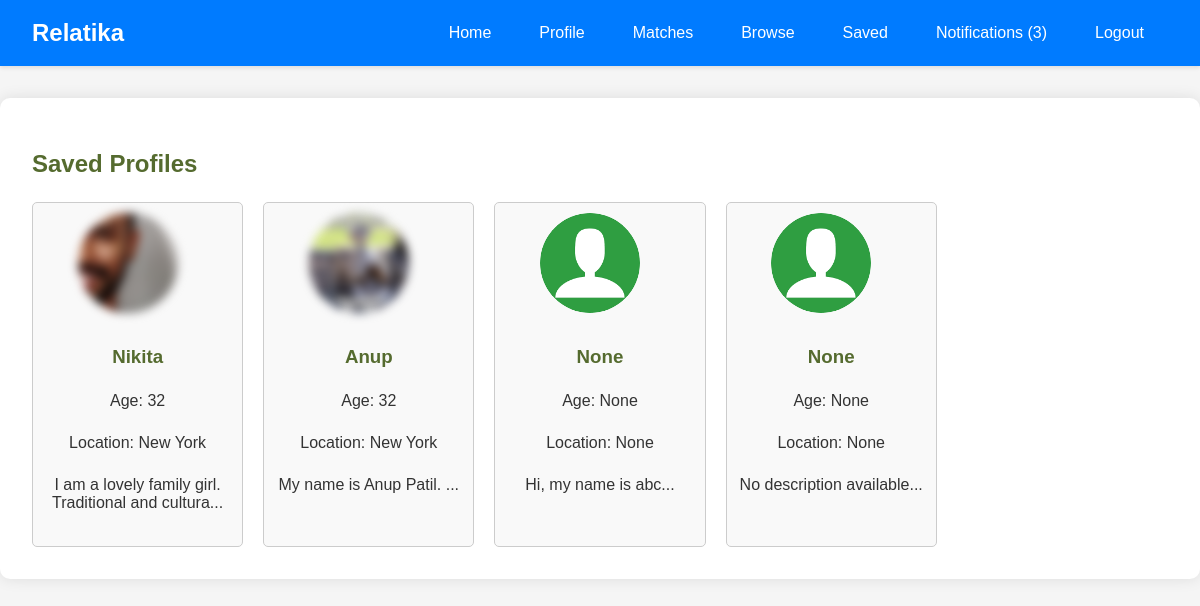
Screenshot of /saved (signed in) with the database file from the repository.
### tables this page shows
CREATE TABLE "photos" (
	"id"	INTEGER,
	"user_id"	INTEGER,
	"filename"	TEXT,
	PRIMARY KEY("id" AUTOINCREMENT)
);

CREATE TABLE "users" (
	"id"	INTEGER,
	"username"	TEXT NOT NULL UNIQUE,
	"password"	TEXT NOT NULL,
	"about"	TEXT,
	"name"	TEXT,
	"age"	INTEGER,
	"gender"	TEXT,
	"looking_for"	TEXT,
	"location"	TEXT,
	"email"	TEXT,
	"tel"	TEXT,
	"instagram"	TEXT,
	"telegram"	TEXT,
	PRIMARY KEY("id" AUTOINCREMENT)
);

### app.py (the view)
@app.route('/saved')
def saved():
    if 'user_id' not in session:
        return redirect(url_for('login'))
    user_id = session['user_id']
    conn = get_db_connection()
    photo_reveals = conn.execute('SELECT requestee_id as user_id FROM photo_reveals WHERE requester_id = ?', (user_id,)).fetchall()
    contact_shares = conn.execute('SELECT requestee_id as user_id FROM contact_shares WHERE requester_id = ?', (user_id,)).fetchall()
    heart_likes = conn.execute('SELECT profile_id as user_id FROM saved_profiles WHERE user_id = ?', (user_id,)).fetchall()
    saved_profiles = list({row['user_id'] for row in photo_reveals + contact_shares + heart_likes})
    if saved_profiles:
        placeholders = ', '.join(['?'] * len(saved_profiles))
        users = conn.execute(f'SELECT id, name, age, location, about FROM users WHERE id IN ({placeholders})', tuple(saved_profiles)).fetchall()
        users_list = [dict(user) for user in users]
        for user in users_list:
            photo = conn.execute('SELECT filename FROM photos WHERE user_id = ?', (user['id'],)).fetchone()
            user['photo'] = photo['filename'] if photo else None
        random.shuffle(users_list)
    else:
        users_list = []
    conn.close()
    return render_template('saved.html', users=users_list)

### app.py (called while the page is built)
def get_db_connection():
    retries = 5
    while retries > 0:
        try:
            conn = sqlite3.connect(users_table, check_same_thread=False)
            conn.row_factory = sqlite3.Row
            return conn
        except sqlite3.OperationalError as e:
            if 'database is locked' in str(e):
                time.sleep(1)
                retries -= 1
            else:
                raise e
    raise Exception("Database is locked for too long, giving up.")

### templates/saved.html (shortened to what this page needs)
{% extends "base.html" %}
{% block content %}
<h2>Saved Profiles</h2>
<div class="grid-container">
    {% for user in users %}
    <div class="grid-item" onclick="location.href='/view_profile/{{ user.id }}'">
        <div class="profile">
            <div class="profile-photo">
                {% if user.photo %}
                <img src="{{ url_for('static', filename='uploads/' ~ user.photo) }}" alt="User Photo" style="width:100px; height:100px; filter: blur(5px);">
                {% else %}
                <img src="{{ url_for('static', filename='placeholder.png') }}" alt="Placeholder Photo" style="width:100px; height:100px;">
                {% endif %}
            </div>
            <div class="profile-info">
                <h3>{{ user.name }}</h3>
                <p>Age: {{ user.age }}</p>
                <p>Location: {{ user.location }}</p>
                <p>{{ user.about[:50] if user.about else 'No description available' }}...</p>
            </div>
        </div>
    </div>
    {% endfor %}
</div>
{% endblock %}

### static/css/styles.css (style rules this page uses)
body { font-family: Arial, sans-serif; background-color: #f0f4f3; color: #2f4f4f; margin: 0; padding: 0; }
h1, h2, h3 { color: #556b2f; }
.grid-container { display: grid; grid-template-columns: repeat(auto-fill, minmax(200px, 1fr)); gap: 20px; }
.grid-item { border: 1px solid #ccc; padding: 10px; border-radius: 5px; background-color: #f9f9f9; text-align: center; cursor: pointer; }
.profile-photo img { border-radius: 50%; margin-bottom: 10px; }
.profile-photo img { border-radius: 50%; margin-right: 20px; }
.profile-info { flex: 1; }

### templates/base.html (style rules this page uses)
body { font-family: 'Arial', sans-serif; margin: 0; padding: 0; background-color: #f5f5f5; color: #333; }
.container h1, .container h2, .container h3, .container p { margin-bottom: 1.5rem; }

### templates/saved.html (style rules this page uses)
.grid-container { display: grid; grid-template-columns: repeat(auto-fill, minmax(200px, 1fr)); gap: 20px; }
.grid-item { border: 1px solid #ccc; padding: 10px; border-radius: 5px; background-color: #f9f9f9; text-align: center; cursor: pointer; }
.profile-photo img { border-radius: 50%; margin-bottom: 10px; }

### rows the page displays
photos: filename (picture)
users: name "Nikita", location "New York", about "I am a lovely family girl. Traditional and cultura"
photos: filename (picture)
users: name "Anup", location "New York", about "My name is Anup Patil."
users: name "None", age "None", location "None", about "Hi, my name is abc"

### other values shown
{{ notification_count }} "3"
{{ user.age }} "32" "32" "None"
{{ user.name }} "None"
{{ user.location }} "None"
{{ user.about[:50] if user.about else 'No description available' }} "No description available"
